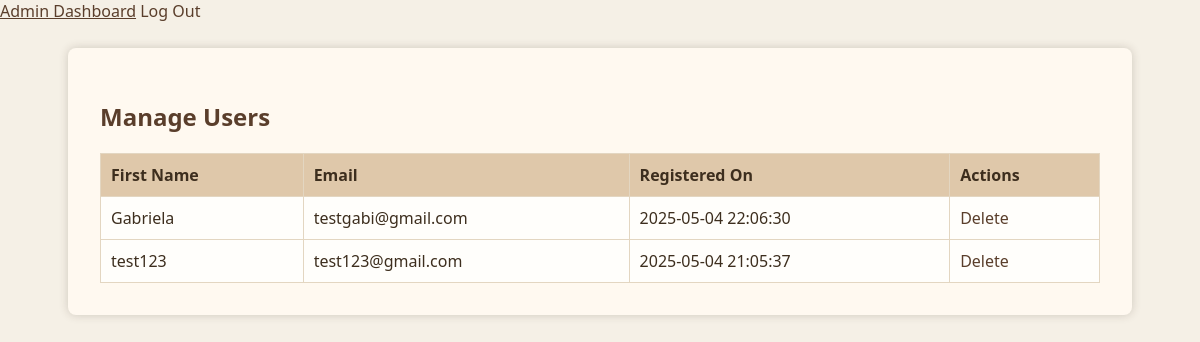
The app's page /SEProject/dogAdoptionCentre/admin/manage_users.php (signed in) with its own data.
### tables this page shows
CREATE TABLE `users` (
  `id` int(11) NOT NULL,
  `first_name` varchar(100) NOT NULL,
  `email` varchar(255) NOT NULL,
  `password` varchar(255) NOT NULL,
  `created_at` timestamp NOT NULL DEFAULT current_timestamp()
);

### SEProject/dogAdoptionCentre/classes/User.php (called while the page is built, shortened)
<?php
class User
{
    private $db;
    public function __construct($db)
    {
        $this->db = $db;
    }
    public function readAll()
    {
        $stmt = $this->db->prepare("SELECT * FROM users ORDER BY created_at DESC");
        $stmt->execute();
        return $stmt->fetchAll(PDO::FETCH_ASSOC);
    }
}

### SEProject/dogAdoptionCentre/admin/manage_users.php (the view, shortened to what this page needs)
<?php require_once '../template/header.php'; ?>
<?php
require '../classes/User.php';
$db = new Database();
$pdo = $db->getConnection();
$userModel = new User($pdo);
$users = $userModel->readAll();
?>
<!DOCTYPE html>
<html lang="en">
<head>
    <link rel="stylesheet" href="../css/theme.css">
</head>
<body>
<div class="container">
    <h2>Manage Users</h2>
    <?php if (!empty($users)): ?>
        <table>
            <thead>
            <tr>
                <th>First Name</th>
                <th>Email</th>
                <th>Registered On</th>
                <th>Actions</th>
            </tr>
            </thead>
            <tbody>
            <?php foreach ($users as $user): ?>
                <tr>
                    <td><?= htmlspecialchars($user['first_name']) ?></td>
                    <td><?= htmlspecialchars($user['email']) ?></td>
                    <td><?= htmlspecialchars($user['created_at']) ?></td>
                    <td>
                        <a href="manage_users.php?delete=<?= $user['id'] ?>" onclick="return confirm('Delete this user?')">Delete</a>
                    </td>
                </tr>
            <?php endforeach; ?>
            </tbody>
        </table>
    <?php else: ?>
        <p>No users found.</p>
    <?php endif; ?>
</div>
</body>
</html>

### SEProject/dogAdoptionCentre/css/theme.css (style rules this page uses)
body { margin: 0; font-family: "Segoe UI", sans-serif; background-color: #f5f0e6; color: #3d2e1e; }
.container { max-width: 1000px; margin: 0 auto; padding: 2rem; background-color: #fff9f0; box-shadow: 0 0 10px rgba(61, 46, 30, 0.2); border-radius: 8px; }
h1, h2, h3 { color: #5a3e2b; }
a { color: #5a3e2b; text-decoration: none; }
table { width: 100%; border-collapse: collapse; background-color: #fffefb; margin-top: 1rem; }
th, td { border: 1px solid #e3d6c1; padding: 10px; text-align: left; }
th { background-color: #dfc8aa; color: #3d2e1e; }

### records on screen
users: first_name "Gabriela", email "testgabi@gmail.com", created_at "2025-05-04 22:06:30"
users: first_name "test123", email "test123@gmail.com", created_at "2025-05-04 21:05:37"
